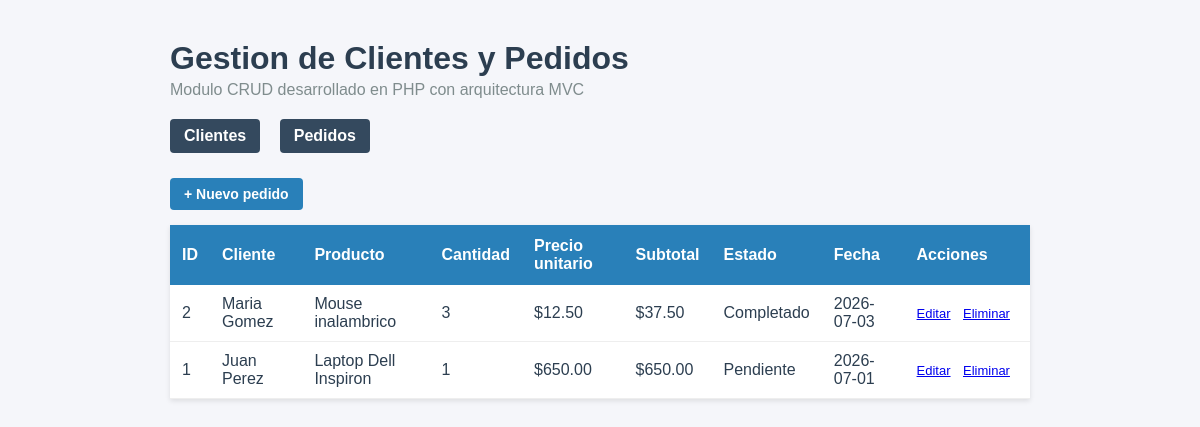
Screenshot of /index.php?controlador=pedido&accion=listar with the database file from the repository.
### tables this page shows
CREATE TABLE IF NOT EXISTS pedidos (
    id INT AUTO_INCREMENT PRIMARY KEY,
    cliente_id INT NOT NULL,
    producto VARCHAR(150) NOT NULL,
    cantidad INT NOT NULL,
    precio_unitario DECIMAL(10,2) NOT NULL,
    estado ENUM('pendiente', 'completado', 'cancelado') NOT NULL DEFAULT 'pendiente',
    fecha_pedido DATE NOT NULL,
    created_at TIMESTAMP DEFAULT CURRENT_TIMESTAMP,
    CONSTRAINT fk_pedidos_cliente FOREIGN KEY (cliente_id) REFERENCES clientes(id)
        ON DELETE RESTRICT ON UPDATE CASCADE
);

CREATE TABLE IF NOT EXISTS clientes (
    id INT AUTO_INCREMENT PRIMARY KEY,
    nombre VARCHAR(100) NOT NULL,
    correo VARCHAR(150) NOT NULL UNIQUE,
    telefono VARCHAR(20) NOT NULL,
    direccion VARCHAR(200) NOT NULL,
    created_at TIMESTAMP DEFAULT CURRENT_TIMESTAMP
);

### app/controllers/PedidoController.php (called while the page is built, shortened)
<?php
require_once __DIR__ . '/../../config/conexion.php';
require_once __DIR__ . '/../models/Pedido.php';
class PedidoController
{
    private $modelo;
    public function __construct($pdo)
    {
        $this->modelo = new Pedido($pdo);
    }
    public function index()
    {
        $pedidos = $this->modelo->obtenerTodos();
        require __DIR__ . '/../views/pedidos/listado.php';
    }
}

### public/index.php (called while the page is built, shortened)
<?php
require_once __DIR__ . '/../app/controllers/ClienteController.php';
require_once __DIR__ . '/../app/controllers/PedidoController.php';
$accion = $_GET['accion'] ?? 'listar';
$instancia = new $clase($pdo);
$metodo = $accion === 'listar' ? 'index' : $accion;
$instancia->$metodo();

### app/models/Pedido.php (called while the page is built, shortened)
<?php
class Pedido
{
    private $pdo;
    public function __construct($pdo)
    {
        $this->pdo = $pdo;
    }
    public function obtenerTodos()
    {
        $stmt = $this->pdo->query(
            "SELECT p.*, c.nombre AS cliente_nombre
             FROM pedidos p
             INNER JOIN clientes c ON p.cliente_id = c.id
             ORDER BY p.id DESC"
        );
        return $stmt->fetchAll(PDO::FETCH_ASSOC);
    }
}

### app/views/pedidos/listado.php (the view, shortened to what this page needs)
<?php require __DIR__ . '/../partials/cabecera.php'; ?>
<div class="acciones">
    <a class="boton boton-primario" href="index.php?controlador=pedido&accion=crear">+ Nuevo pedido</a>
</div>
<table>
    <thead>
        <tr>
            <th>ID</th>
            <th>Cliente</th>
            <th>Producto</th>
            <th>Cantidad</th>
            <th>Precio unitario</th>
            <th>Subtotal</th>
            <th>Estado</th>
            <th>Fecha</th>
            <th>Acciones</th>
        </tr>
    </thead>
    <tbody>
        <?php if (!empty($pedidos)): ?>
            <?php foreach ($pedidos as $p): ?>
                <tr>
                    <td><?= htmlspecialchars($p['id']) ?></td>
                    <td><?= htmlspecialchars($p['cliente_nombre']) ?></td>
                    <td><?= htmlspecialchars($p['producto']) ?></td>
                    <td><?= htmlspecialchars($p['cantidad']) ?></td>
                    <td>$<?= htmlspecialchars(number_format((float) $p['precio_unitario'], 2)) ?></td>
                    <td>$<?= htmlspecialchars(number_format((float) $p['precio_unitario'] * (int) $p['cantidad'], 2)) ?></td>
                    <td><?= htmlspecialchars(ucfirst($p['estado'])) ?></td>
                    <td><?= htmlspecialchars($p['fecha_pedido']) ?></td>
                    <td class="columna-acciones">
                        <a href="index.php?controlador=pedido&accion=editar&id=<?= (int) $p['id'] ?>">Editar</a>
                        <a href="index.php?controlador=pedido&accion=eliminar&id=<?= (int) $p['id'] ?>"
                           onclick="return confirm('¿Eliminar este pedido?');">Eliminar</a>
                    </td>
                </tr>
            <?php endforeach; ?>
        <?php else: ?>
            <tr><td colspan="9" class="vacio">No hay pedidos registrados.</td></tr>
        <?php endif; ?>
    </tbody>
</table>
<?php require __DIR__ . '/../partials/pie.php'; ?>

### app/views/partials/cabecera.php (shortened to what this page needs)
<!DOCTYPE html>
<html lang="es">
<head>
    <link rel="stylesheet" href="../css/estilo.css">
</head>
<body>
    <h1>Gestion de Clientes y Pedidos</h1>
    <p class="subtitulo">Modulo CRUD desarrollado en PHP con arquitectura MVC</p>
    <nav class="menu-principal">
        <a href="index.php?controlador=cliente&accion=listar">Clientes</a>
        <a href="index.php?controlador=pedido&accion=listar">Pedidos</a>
    </nav>

### app/views/partials/pie.php (shortened to what this page needs)
</body>
</html>

### css/estilo.css (style rules this page uses)
* { box-sizing: border-box; }
body { font-family: Arial, Helvetica, sans-serif; max-width: 900px; margin: 40px auto; padding: 0 20px; background: #f5f6fa; color: #2c3e50; }
h1 { color: #2c3e50; margin-bottom: 4px; }
.subtitulo { color: #7f8c8d; margin-top: 0; margin-bottom: 20px; }
nav.menu-principal { margin-bottom: 25px; }
nav.menu-principal a { display: inline-block; margin-right: 15px; padding: 8px 14px; background: #34495e; color: #fff; text-decoration: none; border-radius: 4px; font-weight: bold; }
.acciones { margin-bottom: 15px; }
.boton { display: inline-block; padding: 8px 14px; border-radius: 4px; text-decoration: none; font-weight: bold; border: none; cursor: pointer; font-size: 14px; }
.boton-primario { background: #2980b9; color: #fff; }
table { width: 100%; border-collapse: collapse; background: #fff; box-shadow: 0 2px 5px rgba(0, 0, 0, 0.1); }
th { background: #2980b9; color: #fff; padding: 12px; text-align: left; }
td { padding: 10px 12px; border-bottom: 1px solid #eee; }
td.columna-acciones { white-space: nowrap; }
td.columna-acciones a { margin-right: 8px; font-size: 13px; }

### rows the page displays
pedidos: id "2", cliente.nombre "Maria Gomez", producto "Mouse inalambrico", cantidad "3", precio_unitario "12.50", (float) $p['precio_unitario'] * (int) $p['cantidad'] "37.50", estado "Completado", fecha_pedido "2026-07-03"
pedidos: id "1", cliente.nombre "Juan Perez", producto "Laptop Dell Inspiron", cantidad "1", precio_unitario "650.00", (float)$p['precio_unitario']*(int)$p['cantidad'] "650.00", estado "Pendiente", fecha_pedido "2026-07-01"
